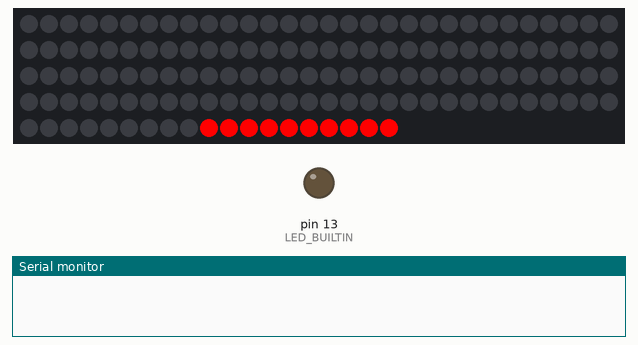
Recording of a program running on a simulated Arduino Nano, built for the host (arithmetic inside an expression is 32-bit, double 64-bit). Parts: 139 RGB LEDs in strip order, left to right, continuing on the next row, output pins drawn as LEDs (lit = HIGH), the last lines printed to the serial monitor. An integer division by zero does not stop the program and gives all ones (-1).

Above: at 0.05 s.
At 0.6 s:
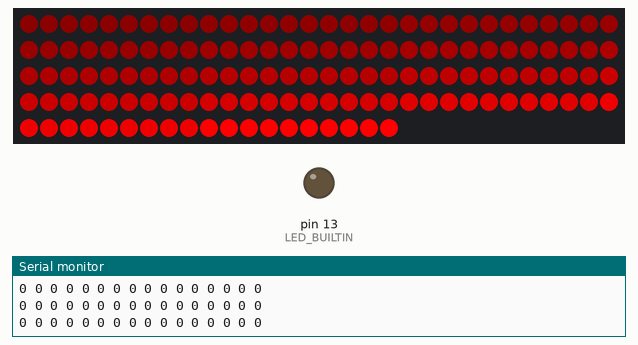

The program:

main.cpp
```cpp
#include <Arduino.h>
#include <Adafruit_NeoPixel.h>
#define LOG_OUT 1 // use the log output function
#define FHT_N 64 // set to 128 point fht

#include <FHT.h> // include the library

#define PIN_MUSIC 4
#define PIN_LEDs 5
#define NUM_LEDS 139 // actually 139
#define FREQ_SUM_N 16 // must be > LEDSX

#define LEDSX 10
#define LEDSY 14
#define ABSPIXEL(x,y) (NUM_LEDS - 1 - (LEDSX * y + (x+dispRotation)%LEDSX))
#define DISPLAY_FPS 25
#define AMP_FACTOR ((255 / LEDSY)+1)

Adafruit_NeoPixel strip = Adafruit_NeoPixel(NUM_LEDS, PIN_LEDs, NEO_GRB + NEO_KHZ800);
uint8_t currSample = 0;
uint8_t rawADC, sMin = 255, sMax = 0;
uint8_t signalEnvelope = 0;
bool buffComplete = false;
uint8_t sumFreq[FREQ_SUM_N];
uint8_t lastFreq[FREQ_SUM_N];
uint32_t lastUpdate = 0;

uint8_t rotationCounter = 0;
uint8_t dispRotation = 0;

void setup() {
  // put your setup code here, to run once:
  pinMode(LED_BUILTIN, OUTPUT);

  // set up the analog pin for continous ADC
  ADMUX =   bit(REFS0) | bit(ADLAR) | (PIN_MUSIC & 0x07);  // AVcc (5V) reference + left justify + pin
  ADCSRB = 0;
  ADCSRA = bit(ADPS2) | bit(ADPS1) | // 64 prescaler => 19.2 kHz sampling
  bit(ADATE) | // enable auto trigger
  bit(ADIE) |  // enable interrupts when measurement complete
  bit(ADEN) |  // enable ADC
  bit(ADSC);  // start ADC measurements

  // turn of board's LED in order to be invisible
  digitalWrite(LED_BUILTIN, LOW);
  Serial.begin(115200);

  strip.begin();
  strip.setBrightness(255);
  strip.show(); // Initialize all pixels to 'off'

  lastUpdate = millis();

}

ISR(ADC_vect)
{
  rawADC = ADCH;
  fht_input[currSample] = rawADC; // read 8 bit value from ADC (left justified)
  fht_input[currSample] -= sMax-sMin;
  fht_input[currSample] <<= 6;

  if (rawADC > sMax) sMax = rawADC;
  if (rawADC < sMin) sMin = rawADC;

  currSample++;
  if (currSample == FHT_N) {
    buffComplete = true;
    currSample = 0;
  }
}

/// Saves the continuous frequency measurements
/// in a max array so that no loud tones get
/// lost. The actualy display of frequencies/animations
/// only takes place at 25 FPS
void saveFreq(uint8_t* fData, uint8_t len) {
  uint8_t fac = len / FREQ_SUM_N;

  for(uint8_t i = 0; i < FREQ_SUM_N; i++) {
    uint32_t sum = 0;
    for(uint8_t j = 0; j < fac; j++) {
      sum += fData[i*fac + j];
    }
    sumFreq[i] = sumFreq[i]/2 + (sum / fac)/2;
  }
}

void processSamples() {
  cli();
  fht_window(); // window the data for better frequency response
  fht_reorder(); // reorder the data before doing the fht
  fht_run(); // process the data in the fht
  fht_mag_log(); // take the output of the fht
  sei();
  saveFreq(fht_log_out, FHT_N / 2);
}

inline void setPixel(uint8_t x, uint8_t y, uint32_t col) {
  strip.setPixelColor(ABSPIXEL(x, y), col);
}

inline uint32_t getPixel(uint8_t x, uint8_t y) {
  return strip.getPixelColor(ABSPIXEL(x,y));
}

inline void getColComp(uint32_t& r, uint32_t& g, uint32_t& b, uint32_t oldCol) {
  r = oldCol >> 16;
  g = (oldCol >> 8) & 0xFF;
  b = (oldCol) & 0xFF;
}

inline uint32_t composeCol(uint32_t r, uint32_t g, uint32_t b) {
  return (r << 16) | (g << 8) | b;
}

void displayAnimation() {
  // rotate tower backwards
  rotationCounter++;
  dispRotation = rotationCounter / 5;

  // propagate lower pixels to upper pixels
  // -> "fire" effect
  for(uint8_t x = 0; x < LEDSX; x++) {
    for(uint8_t y = LEDSY-1; y >= 1; y--) {
      uint32_t r1, r2, g1, g2, b1, b2;
      //getColComp(r1, g1, b1, getPixel(x,y));
      getColComp(r2, g2, b2, getPixel(x,y-1));

      r2 = r2 * 4 / 5;
      g2 = g2 * 4 / 5;
      //b2 = b2 * 4 / 5;

      //uint32_t newCol = composeCol(r1/4+r2/2, g1/4+g2/2, b1/4+b2/2);
      uint32_t newCol = composeCol(r2, g2, b2);
      setPixel(x,y, newCol);
    }
  }

  // then, calculate the new lowest row (fire shape for the future)
  uint8_t sigDiff = sMax - sMin;
  uint8_t bassThreshold;
  uint8_t bass = sigDiff;
  if (signalEnvelope > 0) signalEnvelope--;
  //bassThreshold = max(32, (int)signalEnvelope - 5);
  if (bass > signalEnvelope) {
    signalEnvelope = bass;
    bassThreshold = max(45, signalEnvelope - 2);
  }


  uint32_t freqArea = 0;
  for(uint8_t x = 0; x < LEDSX; x++) {
    freqArea += sumFreq[x+1];
  }
  freqArea /= LEDSX;

  for(uint8_t x = 0; x < LEDSX; x++) {
    uint16_t freqVal = max(0, (int32_t)sumFreq[x+1] - 30) * 8 / freqArea;;
    uint32_t r, g, b;
    if (bass >= bassThreshold)
    {
      b = 64;
      r = g = 0;
    } else {
      b = 0;
      r = freqVal * sigDiff;
      g = max(0, (int)sumFreq[3] - 20) * sigDiff / 64;
    }


    uint32_t newCol = composeCol(r, g, b);
    setPixel(x, 0, newCol);
  }

  // make lastFreq sumFreq
  memcpy(lastFreq, sumFreq, sizeof(sumFreq));

  strip.show();
}

void loop() {

  if (buffComplete) {
    processSamples();
    buffComplete = false;

  }

  uint32_t currTime = millis();
  if (currTime - lastUpdate > 1000/DISPLAY_FPS) {
    displayAnimation();

    // reset after display

    for(uint8_t i = 0; i < FREQ_SUM_N; i++) {
      Serial.print(sumFreq[i]);
      Serial.print(' ');
      sumFreq[i] = 0;
    }
    Serial.println();
    lastUpdate = currTime;
    sMin = 255;
    sMax = 0;
  }
}
```
